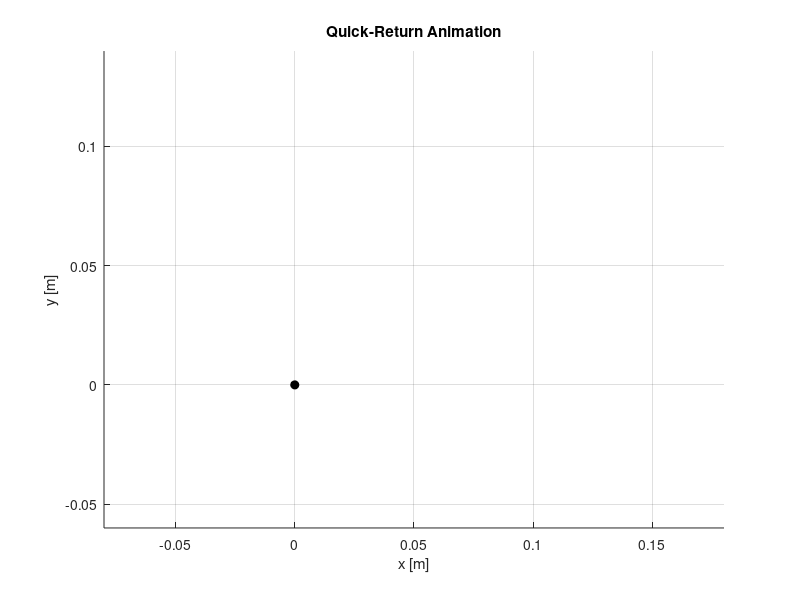

The MATLAB source for this figure: (Note: this script raises an error after producing the figure.)
%% Part II : Symbolic Math for Reciprocating motion with quick return mechanism

clear; clc; close all;

%% Export setting
doVideo = true;          % บันทึกเป็น .mp4 (video)
doGIF   = false;         % บันทึกเป็น .gif (animation)

videoFile = 'quick_return.mp4';
gifFile   = 'quick_return.gif';

%% 1) Geometry
r       = 0.03;      % [m] crank radius  (circle of red pin)
R       = 0.025;     % [m] scale for rack displacement
L_slot  = 0.14;      % [m] length of yellow lever above pivot

O = [0.00, 0.08];    % crank center
B = [0.00, 0.00];    % FIXED pivot of yellow lever (black pin, on ground)
rack_y = -0.02;      % rack level

N      = 300;                         % number of frames
th_vec = linspace(0, 2*pi, N);        % crank angle

%% 2) Reference angle (theta = 90 deg) for quick-return
theta_top = pi/2;
C_top     = O + r*[cos(theta_top), sin(theta_top)];
phi_top   = atan2(C_top(2)-B(2), C_top(1)-B(1));   % lever angle when crank at top

%% 3) Figure setup
figure('Name','Quick-Return Animation','Color','w');
axis equal; hold on; grid on;
xlabel('x [m]'); ylabel('y [m]');
xlim([-0.08 0.18]);
ylim([-0.06 0.14]);
title('Quick-Return Animation');

% graphic objects (no black dash baseline)
h_crank   = plot(NaN,NaN,'Color',[0 0.6 0],'LineWidth',3); % green crank
h_slot    = plot(NaN,NaN,'y-','LineWidth',4);              % yellow lever (slot+gear arm)
h_rack    = plot(NaN,NaN,'Color',[1 0.5 0],'LineWidth',6); % orange rack

h_pinC    = plot(NaN,NaN,'ro','MarkerFaceColor','r');      % red pin
h_pivotB  = plot(B(1),B(2),'ko','MarkerFaceColor','k');    % fixed black pivot

% pathways (history)
C_hist   = nan(N,2);   % red pin path
Tip_hist = nan(N,2);   % upper yellow tip path
L_hist   = nan(N,2);   % left end of rack path
R_hist   = nan(N,2);   % right end of rack path

h_pathC  = plot(NaN,NaN,'r--','LineWidth',1.5);                  % path of red pin
h_pathY  = plot(NaN,NaN,'y--','LineWidth',1.5);                  % path of yellow tip
h_pathL  = plot(NaN,NaN,'--','Color',[1 0.5 0],'LineWidth',1.2); % path left rack end
h_pathR  = plot(NaN,NaN,'--','Color',[1 0.5 0],'LineWidth',1.2); % path right rack end

rack_len = 0.06;   % half rack length

%% variable for export
if doVideo
    vw = VideoWriter(videoFile,'MPEG-4');
    vw.FrameRate = 1/0.02;   % ค่าประมาณตาม pause ตอน forward
    open(vw);
end

% ถ้าใช้ GIF ให้ลบไฟล์เก่า (ถ้ามี)
if doGIF && exist(gifFile,'file')
    delete(gifFile);
end

%% 4) Animation loop
x_prev = NaN;

for k = 1:N
    theta = th_vec(k);

    %  red pin on green crank 
    C = O + r*[cos(theta), sin(theta)];     % position of red pin

    % lever angle: line from pivot B through C
    phi = atan2(C(2)-B(2), C(1)-B(1));

    %  rack displacement from lever angle (quick-return) 
    phi_rel = phi - phi_top;
    x_rack  = R*phi_rel;
    Q       = [x_rack, rack_y];             % rack centre

    % rack ends (for pathways)
    L = [Q(1) - rack_len, rack_y];          % left end
    R = [Q(1) + rack_len, rack_y];          % right end

    %  lower intersection of lever with rack line (gear contact) 
    if abs(sin(phi)) < 1e-6
        H = [B(1), rack_y];
    else
        s_rack = (rack_y - B(2))/sin(phi);  % parameter along lever from pivot
        H      = B + s_rack*[cos(phi), sin(phi)];
    end

    %  upper tip of yellow slot (purely visual) 
    top_slot = B + L_slot*[cos(phi), sin(phi)];

    % store histories
    C_hist(k,:)   = C;
    Tip_hist(k,:) = top_slot;
    L_hist(k,:)   = L;
    R_hist(k,:)   = R;

    %% update drawings
    % crank
    set(h_crank,'XData',[O(1) C(1)], 'YData',[O(2) C(2)]);

    % yellow lever from lower contact H up through pivot B to top_slot
    set(h_slot,'XData',[H(1) B(1) top_slot(1)], ...
               'YData',[H(2) B(2) top_slot(2)]);

    % rack (solid)
    set(h_rack,'XData',[Q(1)-rack_len, Q(1)+rack_len], ...
               'YData',[rack_y rack_y]);

    % markers
    set(h_pinC, 'XData',C(1),'YData',C(2));

    % pathways (dashed)
    set(h_pathC,'XData',C_hist(1:k,1),'YData',C_hist(1:k,2));       % red
    set(h_pathY,'XData',Tip_hist(1:k,1),'YData',Tip_hist(1:k,2));   % yellow tip
    set(h_pathL,'XData',L_hist(1:k,1),'YData',L_hist(1:k,2));       % orange left
    set(h_pathR,'XData',R_hist(1:k,1),'YData',R_hist(1:k,2));       % orange right

    title(sprintf('Quick-Return Animation (\\theta = %.2f rad)',theta));
    drawnow;

    %% ====== EXPORT FRAME ======
    frame = getframe(gcf);   % จับภาพกราฟทั้งหน้าต่าง

    if doVideo
        writeVideo(vw, frame);
    end

    if doGIF
        [im,map] = frame2im(frame);      % image + colormap
        [A,cm]   = rgb2ind(im,256);
        delay    = 0.02;                 % หน่วงเวลาต่อเฟรม (s)
        if k == 1
            imwrite(A,cm,gifFile,'gif','LoopCount',Inf,'DelayTime',delay);
        else
            imwrite(A,cm,gifFile,'gif','WriteMode','append','DelayTime',delay);
        end
    end

    %% quick-return timing (rack forward slow, return fast)
    if isnan(x_prev)
        pause(0.02);
    else
        if x_rack >= x_prev
            pause(0.020);      % forward stroke (slow)
        else
            pause(0.008);      % return stroke (fast)
        end
    end
    x_prev = x_rack;
end

%% Close video
if doVideo
    close(vw);
end
